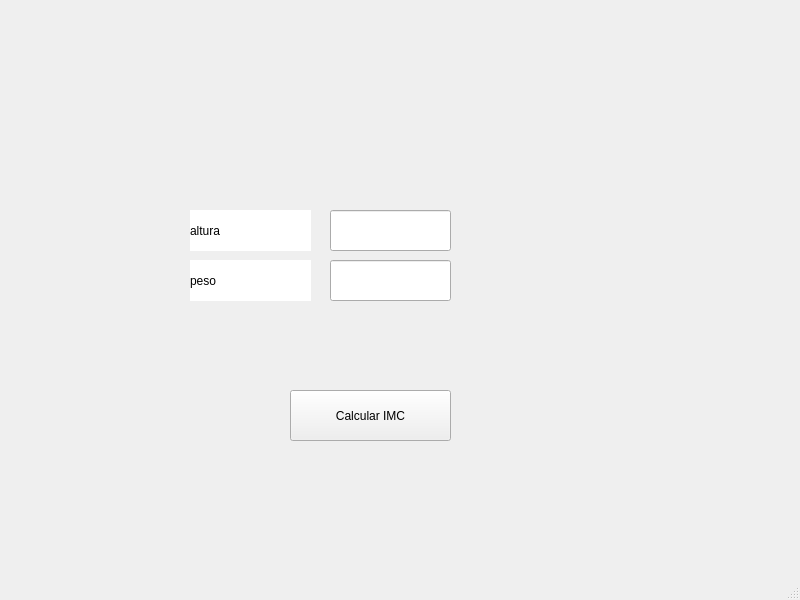
<?xml version="1.0" encoding="UTF-8"?>
<ui version="4.0">
 <class>MainWindow</class>
 <widget class="QMainWindow" name="MainWindow">
  <property name="geometry">
   <rect>
    <x>0</x>
    <y>0</y>
    <width>800</width>
    <height>600</height>
   </rect>
  </property>
  <property name="windowTitle">
   <string>MainWindow</string>
  </property>
  <widget class="QWidget" name="centralwidget">
   <widget class="QLineEdit" name="txt_peso">
    <property name="geometry">
     <rect>
      <x>330</x>
      <y>260</y>
      <width>121</width>
      <height>41</height>
     </rect>
    </property>
    <property name="text">
     <string/>
    </property>
   </widget>
   <widget class="QLineEdit" name="txt_altura">
    <property name="geometry">
     <rect>
      <x>330</x>
      <y>210</y>
      <width>121</width>
      <height>41</height>
     </rect>
    </property>
   </widget>
   <widget class="QLabel" name="lbl_imagenGatos_2">
    <property name="geometry">
     <rect>
      <x>490</x>
      <y>390</y>
      <width>311</width>
      <height>171</height>
     </rect>
    </property>
    <property name="styleSheet">
     <string notr="true"/>
    </property>
    <property name="text">
     <string/>
    </property>
    <property name="pixmap">
     <pixmap resource="../../Archivos/Recursos.qrc">:/Logos/Archivos/export202502092301563482.png</pixmap>
    </property>
    <property name="scaledContents">
     <bool>true</bool>
    </property>
   </widget>
   <widget class="QLabel" name="label_2">
    <property name="geometry">
     <rect>
      <x>190</x>
      <y>260</y>
      <width>121</width>
      <height>41</height>
     </rect>
    </property>
    <property name="styleSheet">
     <string notr="true">background-color: rgb(255, 255, 255);</string>
    </property>
    <property name="text">
     <string>peso</string>
    </property>
   </widget>
   <widget class="QLabel" name="label">
    <property name="geometry">
     <rect>
      <x>190</x>
      <y>210</y>
      <width>121</width>
      <height>41</height>
     </rect>
    </property>
    <property name="styleSheet">
     <string notr="true">background-color: rgb(255, 255, 255);</string>
    </property>
    <property name="text">
     <string>altura</string>
    </property>
   </widget>
   <widget class="QLabel" name="lbl_imagenUat">
    <property name="geometry">
     <rect>
      <x>0</x>
      <y>10</y>
      <width>331</width>
      <height>121</height>
     </rect>
    </property>
    <property name="styleSheet">
     <string notr="true"/>
    </property>
    <property name="text">
     <string/>
    </property>
    <property name="pixmap">
     <pixmap resource="../../Archivos/Recursos.qrc">:/Logos/Archivos/log_uat_nuevo.png</pixmap>
    </property>
    <property name="scaledContents">
     <bool>true</bool>
    </property>
   </widget>
   <widget class="QPushButton" name="btn_sumar">
    <property name="geometry">
     <rect>
      <x>290</x>
      <y>390</y>
      <width>161</width>
      <height>51</height>
     </rect>
    </property>
    <property name="text">
     <string>Calcular IMC</string>
    </property>
   </widget>
   <widget class="QLabel" name="lbl_imagenFi">
    <property name="geometry">
     <rect>
      <x>590</x>
      <y>0</y>
      <width>211</width>
      <height>141</height>
     </rect>
    </property>
    <property name="styleSheet">
     <string notr="true"/>
    </property>
    <property name="text">
     <string/>
    </property>
    <property name="pixmap">
     <pixmap resource="../../Archivos/Recursos.qrc">:/Logos/Archivos/FIT_logo_vertical.png</pixmap>
    </property>
    <property name="scaledContents">
     <bool>true</bool>
    </property>
   </widget>
  </widget>
  <widget class="QMenuBar" name="menubar">
   <property name="geometry">
    <rect>
     <x>0</x>
     <y>0</y>
     <width>800</width>
     <height>26</height>
    </rect>
   </property>
  </widget>
  <widget class="QStatusBar" name="statusbar"/>
 </widget>
 <resources>
  <include location="../../Archivos/Recursos.qrc"/>
  <include location="../../Archivos/Recursos.qrc"/>
 </resources>
 <connections/>
</ui>
